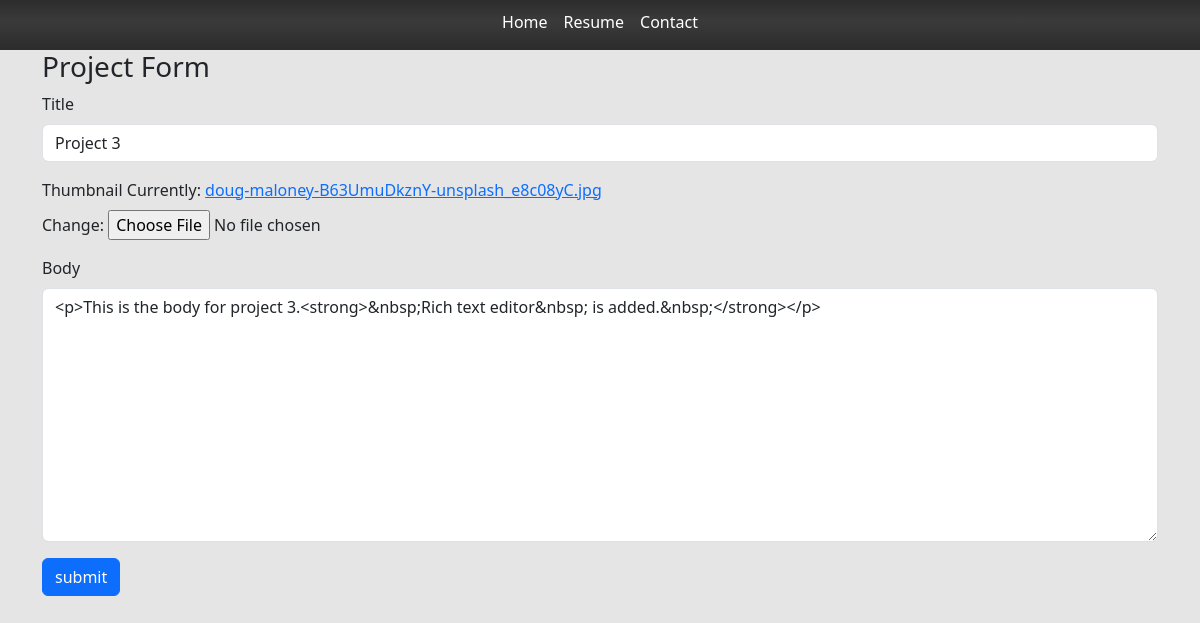
Page /edit-project/c71def2d-09cd-4501-8d79-8ef6e9df9920/ on the earlier database version.
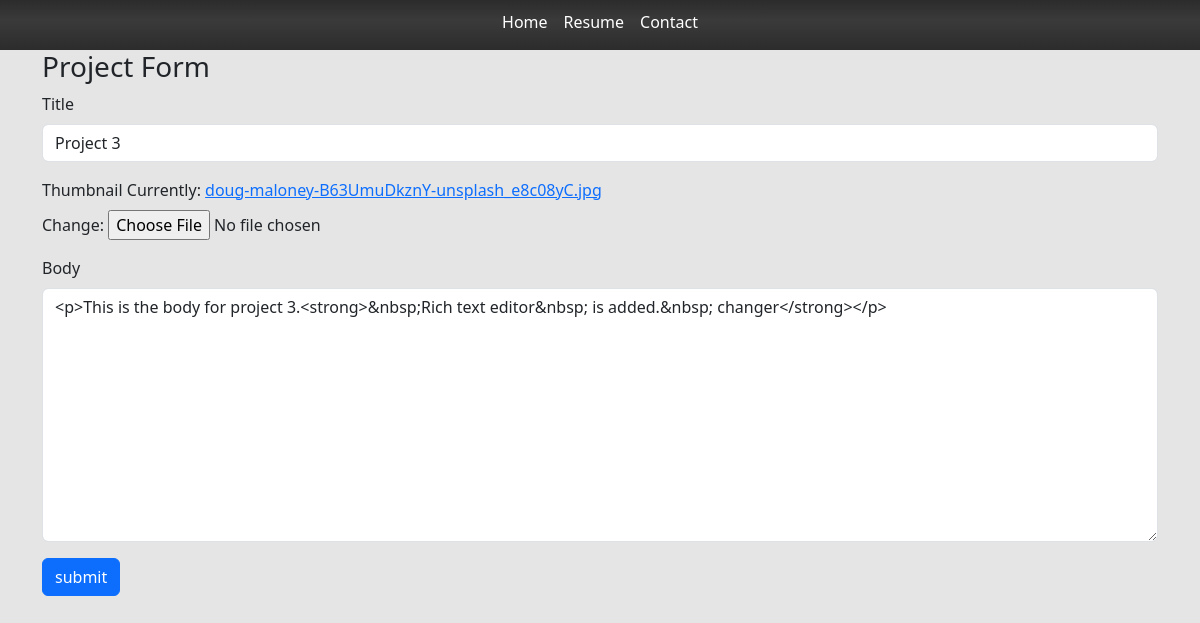
Same page on the later database version.
### base/models.py (models this page shows, shortened)
class Project(models.Model):
    title = models.CharField(max_length=200)
    thumbnail = models.ImageField(null=True)
    body = RichTextUploadingField()
    slug = models.SlugField(null =True, blank = True)       #difference between null and blank in postgre
    created = models.DateTimeField(auto_now_add = True)
    id = models.UUIDField(default=uuid.uuid4, unique=True, primary_key=True, editable=False)

### base/views.py (the view)
# urls.py: path('edit-project/<str:pk>/',views.editProject,name="edit-project"),
def editProject(request ,pk):
    project = Project.objects.get(id= pk)
    form = projectForm(instance=project)    #pahele vala data pahele se dikha raha hoga
    if request.method == 'POST' :
        form = projectForm(request.POST , request.FILES ,instance=project)  #instance se pata chalega that edit kis project ko karna hai
        if form.is_valid():
            form.save()
            return redirect('home')
    context ={ 'form': form }
    return render(request, 'base/project_form.html',context)

### base/forms.py
class projectForm(ModelForm):
    class Meta :
        model = Project
        fields = ['title','thumbnail','body']
    def __init__(self,*args, **kwargs):
        super(projectForm,self).__init__(*args, **kwargs)
        self.fields['title'].widget.attrs.update(
            {'class': 'form-control'})
        self.fields['body'].widget.attrs.update(
            {'class':'form-control', } )

### base/templates/base/project_form.html (shortened to what this page needs)
{% extends 'base/main.html' %}
{%load static %}
{% block content %}
<div class="container">
    <h3>Project Form</h3>
    <form method="POST" enctype="multipart/form-data">
        {% for field in form %}
        <div class="mb-3">
            <label for="exampleInputPassword1" class="form-label"> {{field.label}} </label>
            {{field}}
        </div>
        {% endfor %}
        <input class="btn btn-primary" type="submit" value="submit">
    </form>
</div>
{% endblock content %}

Differences in the rows shown:
changed Project "Project 3": body "<p>This is the body for project 3.<strong>&nbsp;Rich text editor&nbsp; is added.&nbsp;</strong></p>" → "<p>This is the body for project 3.<strong>&nbsp;Rich text editor&nbsp; is added.&nbsp; changer</strong></p>"
